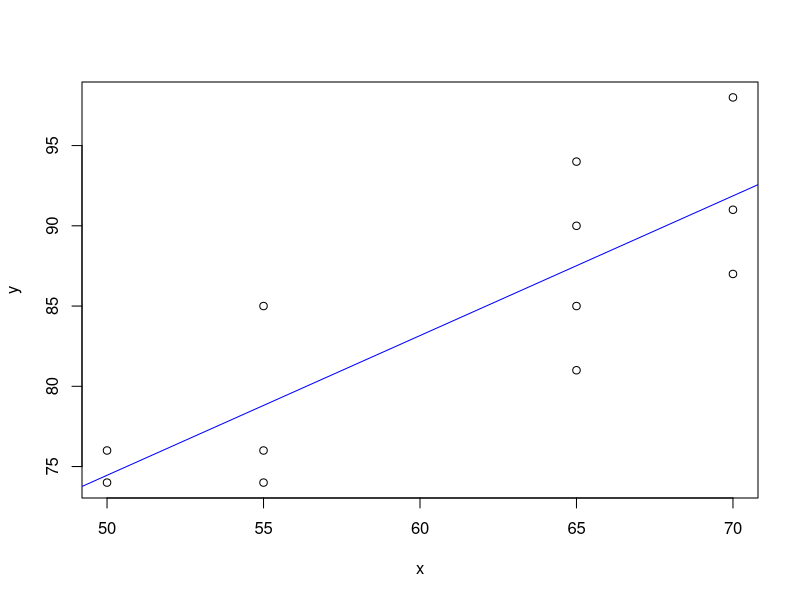

R code for this plot:
# Question data followed by the completed answer.
x <- c(
  65, 50, 55, 65, 55, 70, 65, 70,
  65, 70, 50, 55
)
y <- c(
  85, 74, 76, 90, 85, 87, 94, 98,
  81, 91, 76, 74
)

model <- lm(y ~ x)
plot(x, y)

abline(
  model,
  lty = 1,
  col = "blue"
)
